Frame 1 (no input): blank canvas, image omitted
Frame 60 (the mouse pressed at the canvas centre just before this capture): blank canvas, image omitted
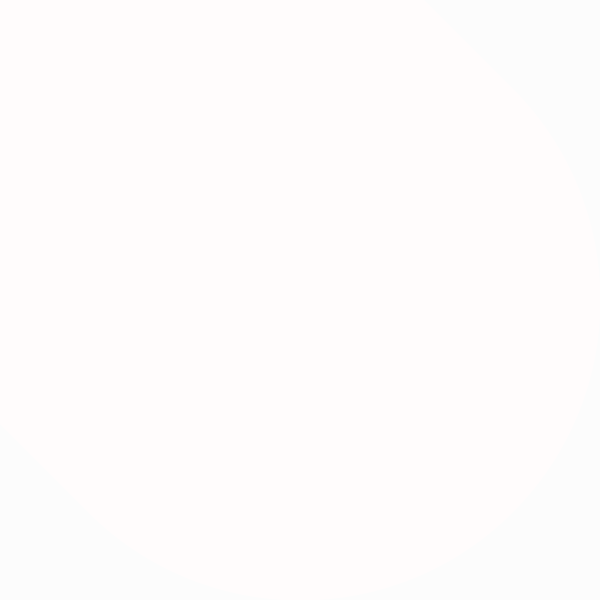
Frame 120 (the mouse held since frame 60 and released just before this capture)

The Processing sketch whose frames 1 and 60 were blank and that drew this single picture after the mouse press (run headless with seeded random() and noise(); from frame 60 on, the mouse is pressed at the canvas centre):

// Processing sketch: line_connect_speed_0307
// ── line_connect_speed_0307.pde
void setup(){
  size(600,600);
  background(200);
}

void draw(){
  blendMode(BLEND);

  strokeWeight(abs(mouseX-pmouseX)*2);
  stroke(255,237,0);
  line(pmouseX,pmouseY, mouseX, mouseY);

  noStroke();
  fill(255, 40);
  rect(0,0, width, height);
}
